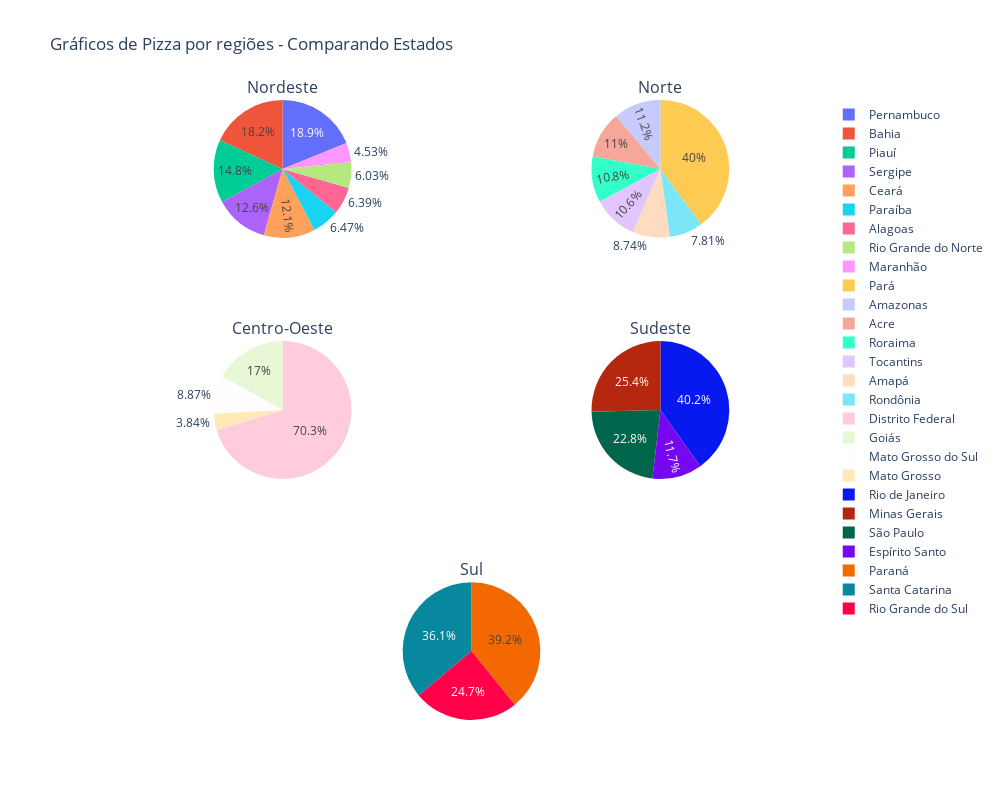

Here is the notebook cell this chart was saved with:
### Markdown cell above
### Gráfico 7.1

### Code cell
# Criar a figura com subplots, usando colspan para centralizar o gráfico da última linha
fig = make_subplots(rows=3, cols=2, specs=[[{'type':'domain'}, {'type':'domain'}],
                                           [{'type':'domain'}, {'type':'domain'}],
                                           [{'type':'domain', 'colspan': 2}, None]],
                    subplot_titles=("Nordeste", "Norte", "Centro-Oeste", "Sudeste", "Sul"))

# Gráfico 1 - Nordeste
dados_x_nordeste = ['Bahia', 'Piauí', 'Maranhão', 'Ceará', 'Sergipe', 'Alagoas', 'Pernambuco', 'Paraíba', 'Rio Grande do Norte']
dados_y_nordeste = [tabela_bahia_count, tabela_piaui_count, tabela_maranhao_count, tabela_ceara_count, tabela_sergipe_count, tabela_alagoas_count, tabela_pernambuco_count, tabela_paraiba_count, tabela_rn_count]
fig.add_trace(go.Pie(labels=dados_x_nordeste, values=dados_y_nordeste), row=1, col=1)

# Gráfico 2 - Norte
dados_x_norte = ['Amazonas', 'Pará', 'Tocantins', 'Amapá', 'Roraima', 'Rondônia', 'Acre']
dados_y_norte = [tabela_amazonas_count, tabela_para_count, tabela_tocantins_count, tabela_amapa_count, tabela_roraima_count, tabela_rondonia_count, tabela_acre_count]
fig.add_trace(go.Pie(labels=dados_x_norte, values=dados_y_norte), row=1, col=2)

# Gráfico 3 - Centro-Oeste
dados_x_centro_oeste = ['Mato Grosso', 'Mato Grosso do Sul', 'Goiás', 'Distrito Federal']
dados_y_centro_oeste = [tabela_mt_count, tabela_ms_count, tabela_goias_count, tabela_df_count]
fig.add_trace(go.Pie(labels=dados_x_centro_oeste, values=dados_y_centro_oeste), row=2, col=1)

# Gráfico 4 - Sudeste
dados_x_sudeste = ['São Paulo', 'Minas Gerais', 'Rio de Janeiro', 'Espírito Santo']
dados_y_sudeste = [tabela_sp_count, tabela_mg_count, tabela_rj_count, tabela_es_count]
fig.add_trace(go.Pie(labels=dados_x_sudeste, values=dados_y_sudeste), row=2, col=2)

# Gráfico 5 - Sul (no centro da última linha com colspan 2)
dados_x_sul = ['Rio Grande do Sul', 'Paraná', 'Santa Catarina']
dados_y_sul = [tabela_rs_count, tabela_parana_count, tabela_sc_count]
fig.add_trace(go.Pie(labels=dados_x_sul, values=dados_y_sul), row=3, col=1)

# Atualizar o layout
fig.update_layout(height=800, width=1000, title_text="Gráficos de Pizza por regiões - Comparando Estados")

# Exibir o gráfico
fig.show()

### Figure 1 — Plotly figure (JSON) as saved in the notebook; plotly's stock layout.template omitted (floating-point values rounded to 4 significant figures)
{"data": [{"domain": {"x": [0, 0.45], "y": [0.7778, 1]}, "labels": ["Bahia", "Piauí", "Maranhão", "Ceará", "Sergipe", "Alagoas", "Pernambuco", "Paraíba", "Rio Grande do Norte"], "type": "pie", "values": [253, 206, 63, 168, 176, 89, 263, 90, 84]}, {"domain": {"x": [0.55, 1], "y": [0.7778, 1]}, "labels": ["Amazonas", "Pará", "Tocantins", "Amapá", "Roraima", "Rondônia", "Acre"], "type": "pie", "values": [60, 215, 57, 47, 58, 42, 59]}, {"domain": {"x": [0, 0.45], "y": [0.3889, 0.6111]}, "labels": ["Mato Grosso", "Mato Grosso do Sul", "Goiás", "Distrito Federal"], "type": "pie", "values": [61, 141, 270, 1118]}, {"domain": {"x": [0.55, 1], "y": [0.3889, 0.6111]}, "labels": ["São Paulo", "Minas Gerais", "Rio de Janeiro", "Espírito Santo"], "type": "pie", "values": [331, 369, 584, 170]}, {"domain": {"x": [0, 1], "y": [0, 0.2222]}, "labels": ["Rio Grande do Sul", "Paraná", "Santa Catarina"], "type": "pie", "values": [178, 282, 260]}], "layout": {"annotations": [{"font": {"size": 16}, "showarrow": false, "text": "Nordeste", "x": 0.225, "xanchor": "center", "xref": "paper", "y": 1, "yanchor": "bottom", "yref": "paper"}, {"font": {"size": 16}, "showarrow": false, "text": "Norte", "x": 0.775, "xanchor": "center", "xref": "paper", "y": 1, "yanchor": "bottom", "yref": "paper"}, {"font": {"size": 16}, "showarrow": false, "text": "Centro-Oeste", "x": 0.225, "xanchor": "center", "xref": "paper", "y": 0.6111, "yanchor": "bottom", "yref": "paper"}, {"font": {"size": 16}, "showarrow": false, "text": "Sudeste", "x": 0.775, "xanchor": "center", "xref": "paper", "y": 0.6111, "yanchor": "bottom", "yref": "paper"}, {"font": {"size": 16}, "showarrow": false, "text": "Sul", "x": 0.5, "xanchor": "center", "xref": "paper", "y": 0.2222, "yanchor": "bottom", "yref": "paper"}], "height": 800, "title": {"text": "Gráficos de Pizza por regiões - Comparando Estados"}, "width": 1000}}
